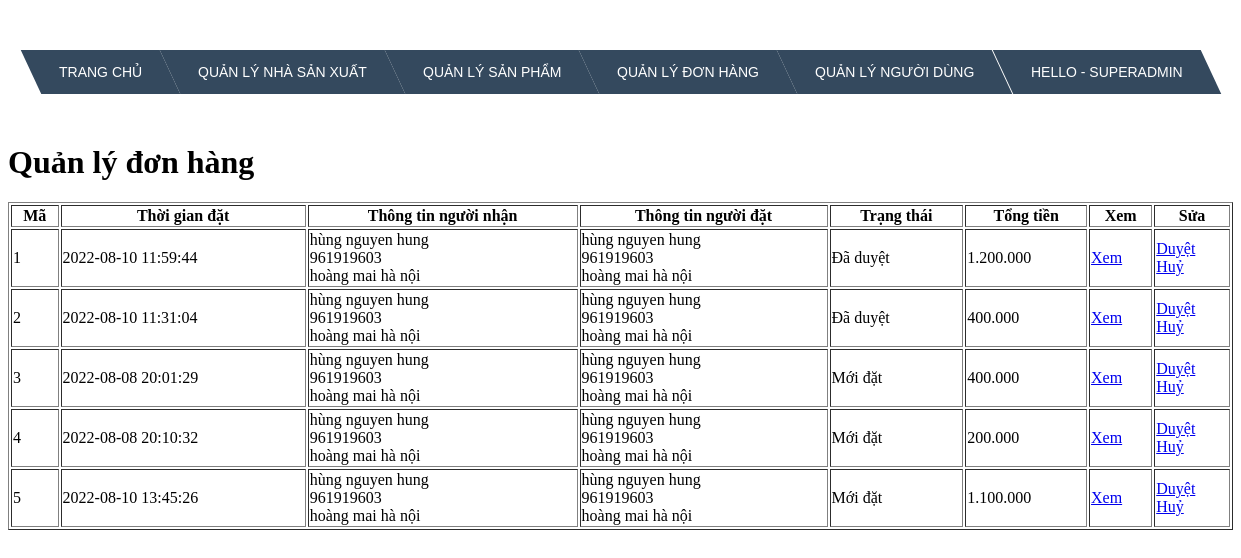
/admin/orders/index.php (signed in), run on an earlier commit of the app's database.
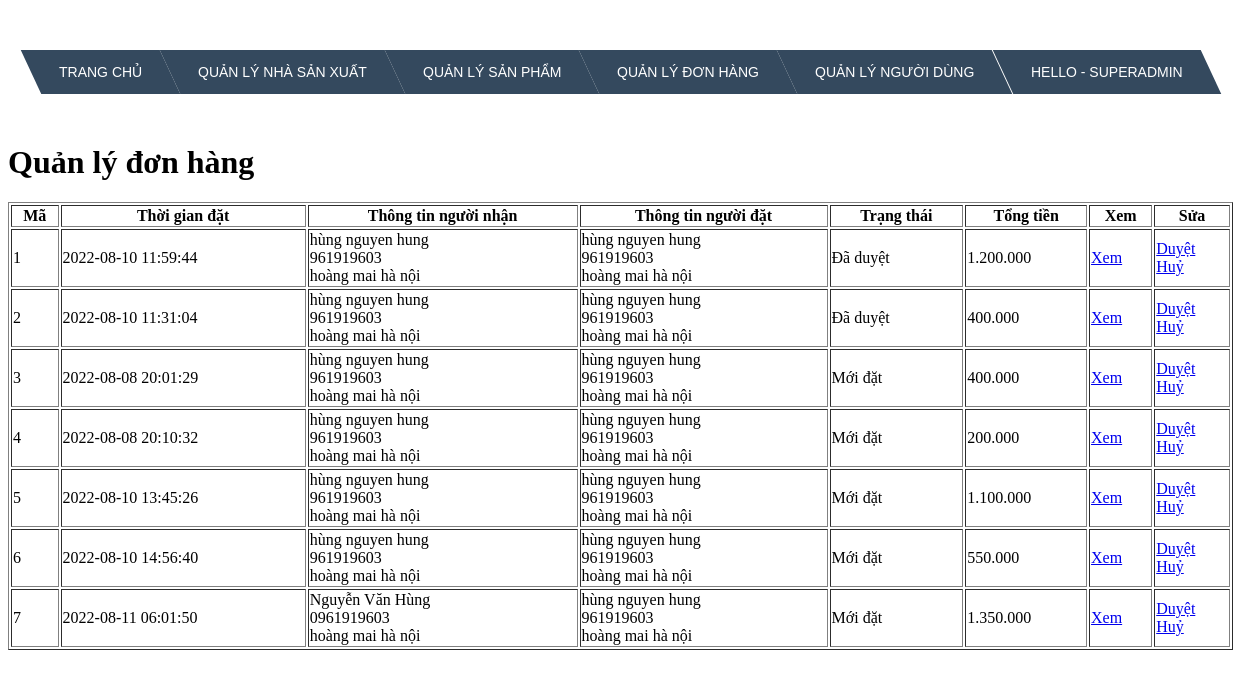
And on a later commit of the database.
### tables this page shows
CREATE TABLE `orders` (
  `id` int(11) NOT NULL,
  `customer_id` int(11) NOT NULL,
  `name_receiver` varchar(50) NOT NULL,
  `phone_receiver` varchar(20) NOT NULL,
  `address_receiver` text NOT NULL,
  `status` text NOT NULL,
  `created_at` timestamp NOT NULL DEFAULT current_timestamp() ON UPDATE current_timestamp(),
  `total_price` float NOT NULL
);

CREATE TABLE `customers` (
  `id` int(11) NOT NULL,
  `name` varchar(50) NOT NULL,
  `email` varchar(50) NOT NULL,
  `password` varchar(200) NOT NULL,
  `phone_number` varchar(15) NOT NULL,
  `address` varchar(200) NOT NULL,
  `token` varchar(50) DEFAULT NULL
);

### admin/orders/index.php (the view, shortened to what this page needs)
<!DOCTYPE html>
<html>
<head>
	<link rel="stylesheet" href="../css/menu.css">
</head>
<body>
<?php
require '../connect.php';
$sql = "select
orders.*,
customers.name,
customers.phone_number,
customers.address
from orders
join customers
on customers.id = orders.customer_id";
$result = mysqli_query($connect,$sql);
?>
<?php include'../menu.php' ?>
<h1>Quản lý đơn hàng</h1>
<table border="1" width="100%">
	<tr>
		<th>Mã</th>
		<th>Thời gian đặt</th>
		<th>Thông tin người nhận</th>
		<th>Thông tin người đặt</th>
		<th>Trạng thái</th>
		<th>Tổng tiền</th>
		<th>Xem</th>
		<th>Sửa</th>
	</tr>
	<?php foreach ($result as $each): ?>
		<tr>
			<td><?php echo $each['id'] ?></td>
			<td><?php echo $each['created_at'] ?></td>
			<td>
				<?php echo $each['name_receiver'] ?><br>
				<?php echo $each['phone_receiver'] ?><br>
				<?php echo $each['address_receiver'] ?><br>
			</td>
			<td>
				<?php echo $each['name'] ?><br>
				<?php echo $each['phone_number'] ?><br>
				<?php echo $each['address'] ?><br>
			</td>
			<td>
				<?php
					switch ($each['status']) {
						case '0':
							echo "Mới đặt";
							break;
						case '1':
							echo "Đã duyệt";
							break;
					}
				?>
			</td>
			<td><?php echo number_format($each['total_price'],0,',','.') ?></td>
			<td>
				<a href="detail.php?id=<?php echo $each['id'] ?>">
					Xem
				</a>
			</td>
			<td>
				<a href="update.php?id=<?php echo $each['id'] ?>&status=1">
					Duyệt
				</a>
				<br>
				<a href="update.php?id=<?php echo $each['id'] ?>&status=2">
					Huỷ
				</a>
			</td>
		</tr>
	<?php endforeach ?>
</table>
</body>
</html>

### admin/menu.php (shortened to what this page needs)
<ul class="menu cf">
    <li><a href="../root">Trang chủ</a></li>
    <li><a href="../manufacture">Quản lý nhà sản xuất</a></li>
    <li><a href="../products">Quản lý sản phẩm </a></li>
    <li><a href="../orders">Quản lý đơn hàng </a></li>
    <li><a href="../customers">Quản lý người dùng </a></li>
    <li><a>Hello - <?php echo $_SESSION['name'] ?></a>
    </li>
</ul>

### admin/css/menu.css (style rules this page uses)
.cf:before, .cf:after { content: " "; display: table; }
.cf:after { clear: both; }
.cf { *zoom: 1; }
.menu, .submenu { margin: 0; padding: 0; list-style: none; }
.menu { margin: 50px auto; width: 800px; width: -moz-fit-content; width: -webkit-fit-content; width: fit-content; }
.menu > li { background: #34495e; float: left; position: relative; transform: skewX(25deg); }
.menu a { display: block; color: #fff; text-transform: uppercase; text-decoration: none; font-family: Arial, Helvetica; font-size: 14px; }
.menu > li > a { transform: skewX(-25deg); padding: 1em 2em; }

What changed in the data, as far as the page shows it:
added orders: id "6", created_at "2022-08-10 14:56:40", name_receiver "hùng nguyen hung", phone_receiver "961919603", address_receiver "hoàng mai hà nội", customer.name "hùng nguyen hung", customer.phone_number "961919603", customer.address "hoàng mai hà nội", status "Mới đặt", total_price "550.000"
added orders: id "7", created_at "2022-08-11 06:01:50", name_receiver "Nguyễn Văn Hùng", phone_receiver "0961919603", address_receiver "hoàng mai hà nội", customer.name "hùng nguyen hung", customer.phone_number "961919603", customer.address "hoàng mai hà nội", status "Mới đặt", total_price "1.350.000"
